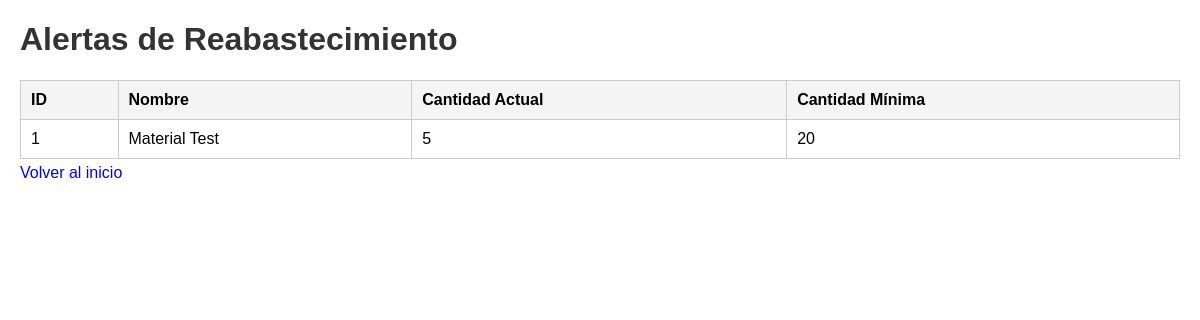
/alertas, run on an earlier commit of the app's database.
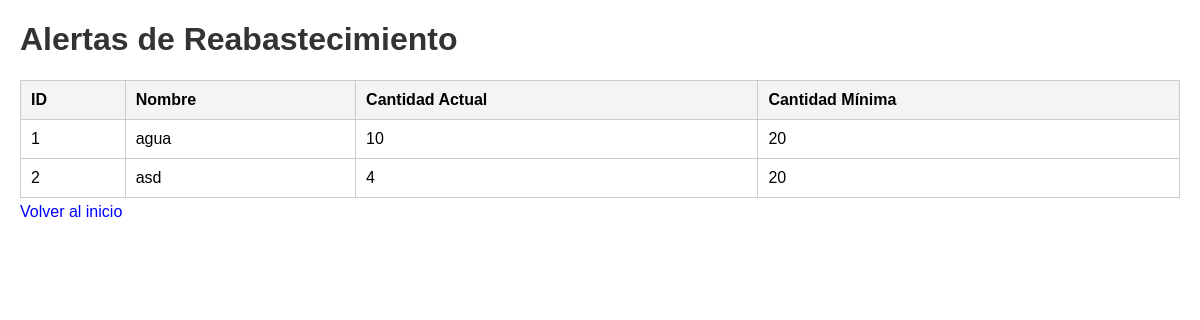
And on a later commit of the database.
### models.py (models this page shows)
class Material(db.Model):
    __tablename__ = 'materiales'
    id = db.Column(db.Integer, primary_key=True)
    nombre = db.Column(db.String(100), nullable=False)
    cantidad_actual = db.Column(db.Integer, nullable=False)
    cantidad_minima = db.Column(db.Integer, nullable=False)
    proveedor_id = db.Column(db.Integer, db.ForeignKey('proveedores.id'), nullable=False)
    productos_id = db.Column(db.Integer, db.ForeignKey('productos.id'), nullable=True)
    fecha_creacion = db.Column(db.DateTime, nullable=False, default=datetime.utcnow)
    ultima_actualizacion = db.Column(db.DateTime, nullable=False, default=datetime.utcnow, onupdate=datetime.utcnow)

### app.py (the view)
@app.route('/alertas')
def alertas():
    materiales_bajos = Material.query.filter(Material.cantidad_actual < Material.cantidad_minima).all()
    return render_template('alertas.html', materiales_bajos=materiales_bajos)

### templates/alertas.html (shortened to what this page needs)
<!DOCTYPE html>
<html lang="es">
<head>
    <link rel="stylesheet" href="{{ url_for('static', filename='styles.css') }}">
</head>
<body>
    <h1>Alertas de Reabastecimiento</h1>
    <table>
        <thead>
            <tr>
                <th>ID</th>
                <th>Nombre</th>
                <th>Cantidad Actual</th>
                <th>Cantidad Mínima</th>
            </tr>
        </thead>
        <tbody>
            {% for material in materiales_bajos %}
            <tr>
                <td>{{ material.id }}</td>
                <td>{{ material.nombre }}</td>
                <td>{{ material.cantidad_actual }}</td>
                <td>{{ material.cantidad_minima }}</td>
            </tr>
            {% endfor %}
        </tbody>
    </table>
    <a href="{{ url_for('index') }}" class="btn btn-secondary">Volver al inicio</a>
</body>
</html>

What changed in the data, as far as the page shows it:
changed Material id 1: nombre "Material Test" → "agua"; cantidad_actual "5" → "10"
added Material: id "2", nombre "asd", cantidad_actual "4", cantidad_minima "20"
